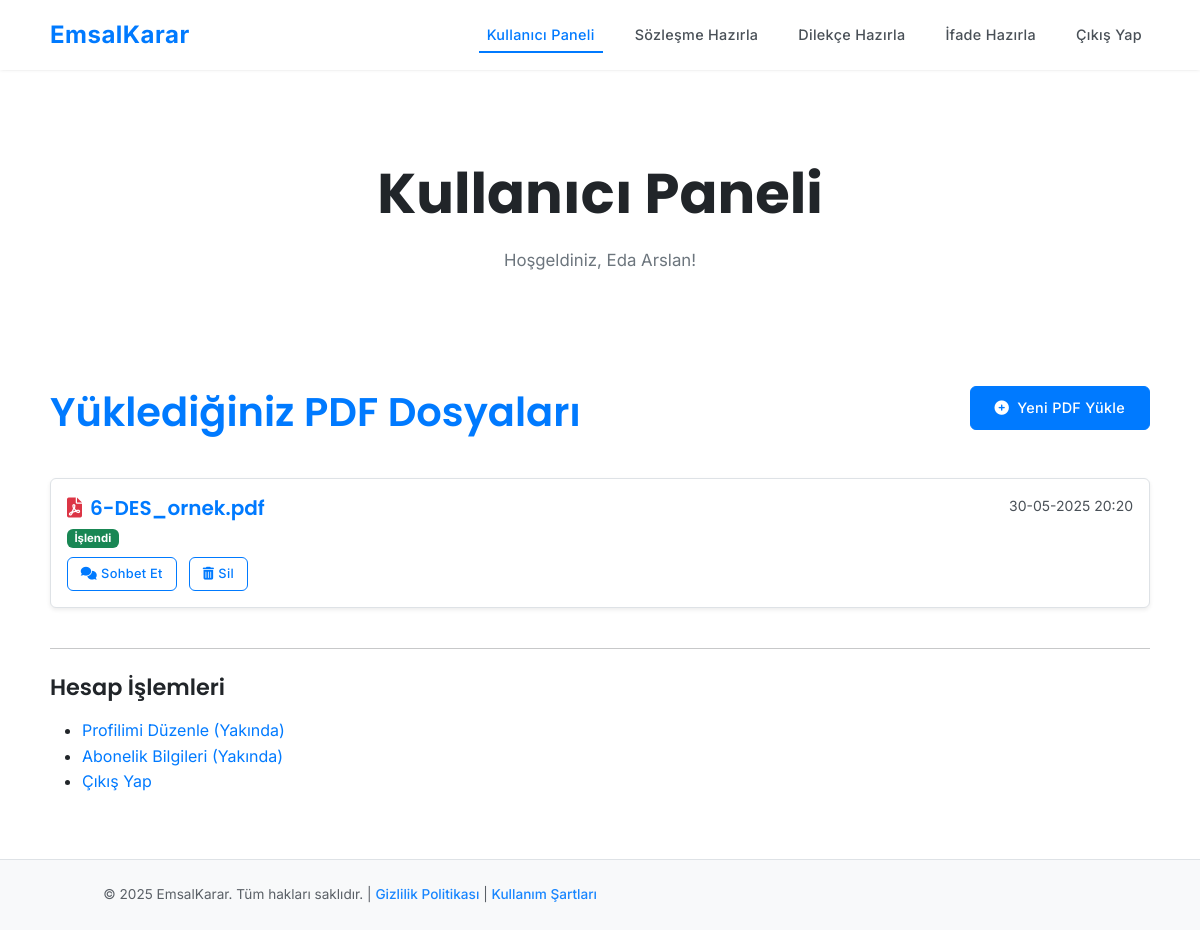
Page /dashboard/index (signed in) on the committed database.
### models.py (models this page shows, shortened)
class User(UserMixin, db.Model):
    __tablename__ = 'users'  # Explicit table name
    id = db.Column(db.Integer, primary_key=True)
    full_name = db.Column(db.String(100), nullable=False)
    email = db.Column(db.String(120), unique=True, nullable=False, index=True)
    password_hash = db.Column(db.String(256)) # Increased length for potentially stronger hashes
    created_at = db.Column(db.DateTime, default=datetime.datetime.utcnow)
    is_deleted = db.Column(db.Boolean, default=False, nullable=False, index=True)
    deleted_at = db.Column(db.DateTime, nullable=True)
    pdf_documents = relationship("PDFDocument", back_populates="user", cascade="all, delete-orphan") # Cascade will be handled by soft delete logic
    chat_messages = relationship("ChatMessage", back_populates="user", cascade="all, delete-orphan") # This might change if ChatMessage links to ChatSession
    chat_sessions = relationship("ChatSession", back_populates="user", cascade="all, delete-orphan")
    contracts = relationship("Contract", back_populates="user", cascade="all, delete-orphan")
    dilekceler = relationship("Dilekce", back_populates="user", cascade="all, delete-orphan")
    ifadeler = relationship("Ifade", back_populates="user", cascade="all, delete-orphan") # Added for Ifade model

class PDFDocument(db.Model):
    __tablename__ = 'pdf_documents'
    id = db.Column(db.Integer, primary_key=True)
    user_id = db.Column(db.Integer, db.ForeignKey('users.id'), nullable=False, index=True)
    filename = db.Column(db.String(255), nullable=False)
    original_filename = db.Column(db.String(255), nullable=False) # To store the user's original file name
    file_hash = db.Column(db.String(64), nullable=False, index=True) # SHA-256 hash
    filepath = db.Column(db.String(512), nullable=False) # Path where the file is stored on the server
    upload_date = db.Column(db.DateTime, default=datetime.datetime.utcnow, index=True)
    processed = db.Column(db.Boolean, default=False, nullable=False) # To track if the PDF has been processed by Langchain
    vector_db_collection_name = db.Column(db.String(100)) # Name of the ChromaDB collection for this PDF
    is_deleted = db.Column(db.Boolean, default=False, nullable=False, index=True) # For soft delete of metadata
    deleted_at = db.Column(db.DateTime, nullable=True)
    user = relationship("User", back_populates="pdf_documents")
    chat_messages = relationship("ChatMessage", back_populates="pdf_document") # Removed cascade, will be handled by ChatSession
    chat_sessions = relationship("ChatSession", back_populates="pdf_document", cascade="all, delete-orphan")

### dashboard_routes.py (the view)
@dashboard_bp.route('/')
@dashboard_bp.route('/index')
def index():
    user_pdfs = PDFDocument.query.filter_by(user_id=current_user.id, is_deleted=False).order_by(PDFDocument.upload_date.desc()).all()
    return render_template('dashboard.html', title='Kullanıcı Paneli', user_pdfs=user_pdfs)

### dashboard_routes.py (called while the page is built)
@dashboard_bp.before_request
@login_required # Ensures all routes in this blueprint require login
def require_login():
    pass

### templates/dashboard.html (shortened to what this page needs)
{% extends "partials/header.html" %}
{% block head_extra %}
    <link rel="stylesheet" href="https://cdnjs.cloudflare.com/ajax/libs/font-awesome/6.0.0-beta3/css/all.min.css">
{% endblock %}
{% block content %}
<div class="container mt-4">
    <section class="page-header mb-4">
        <h1>{{ title | default('Kullanıcı Paneli') }}</h1>
        <p class="lead text-secondary">Hoşgeldiniz, {{ current_user.full_name }}!</p>
    </section>
    <section class="content-section">
        <div class="row mb-3">
            <div class="col">
                <h2>Yüklediğiniz PDF Dosyaları</h2>
            </div>
            <div class="col text-end">
                <a href="{{ url_for('dashboard.upload_pdf') }}" class="btn btn-primary">
                    <i class="fas fa-plus-circle me-2"></i>Yeni PDF Yükle
                </a>
            </div>
        </div>
        {% if user_pdfs %}
            <div class="list-group">
                {% for pdf in user_pdfs %}
                    <div class="list-group-item list-group-item-action flex-column align-items-start mb-3 p-3 border rounded shadow-sm">
                        <div class="d-flex w-100 justify-content-between">
                            <h5 class="mb-1">
                                <a href="{{ url_for('chat.chat_with_pdf', pdf_id=pdf.id) }}" class="text-decoration-none">
                                    <i class="fas fa-file-pdf text-danger me-2"></i>{{ pdf.original_filename }}
                                </a>
                            </h5>
                            <small class="text-muted">{{ pdf.upload_date.strftime('%d-%m-%Y %H:%M') }}</small>
                        </div>
                        <p class="mb-1">
                            {% if pdf.processed %}
                                <span class="badge bg-success">İşlendi</span>
                            {% else %}
                                <span class="badge bg-warning text-dark">İşleniyor...</span>
                            {% endif %}
                        </p>
                        <div class="mt-2">
                            <a href="{{ url_for('chat.chat_with_pdf', pdf_id=pdf.id) }}" class="btn btn-sm btn-outline-primary me-2">
                                <i class="fas fa-comments me-1"></i>Sohbet Et
                            </a>
                            <button type="button" class="btn btn-sm btn-outline-danger" data-bs-toggle="modal" data-bs-target="#deletePdfModal-{{ pdf.id }}">
                                <i class="fas fa-trash-alt me-1"></i>Sil
                            </button>
                        </div>
                    </div>
                {% endfor %}
            </div>
        {% else %}
            <div class="alert alert-info" role="alert">
                Henüz hiç PDF dosyası yüklemediniz. <a href="{{ url_for('dashboard.upload_pdf') }}" class="alert-link">Hemen bir tane yükleyin!</a>
            </div>
        {% endif %}
        <hr class="my-4">
        <div>
            <h4>Hesap İşlemleri</h4>
            <ul>
                <li><a href="#">Profilimi Düzenle (Yakında)</a></li>
                <li><a href="#">Abonelik Bilgileri (Yakında)</a></li>
                <li><a href="{{ url_for('auth.logout') }}">Çıkış Yap</a></li>
            </ul>
        </div>
    </section>
</div>
{% endblock %}

### templates/partials/header.html (shortened to what this page needs)
<!DOCTYPE html>
<html lang="tr">
<head>
    <link href="https://cdn.jsdelivr.net/npm/bootstrap@5.3.2/dist/css/bootstrap.min.css" rel="stylesheet">
    <link rel="stylesheet" href="https://cdn.jsdelivr.net/npm/bootstrap-icons@1.11.1/font/bootstrap-icons.css">
    <link rel="stylesheet" href="{{ url_for('static', filename='css/main.css') }}">
    {% block head_extra %}{% endblock %}
</head>
<body>
    {% include 'partials/navbar.html' %}
    <main role="main" class="container-fluid">
        {% block content %}{% endblock %}
    </main>
    {% include 'partials/footer.html' %}
</body>
</html>

### templates/partials/navbar.html (shortened to what this page needs)
<nav class="navbar navbar-expand-lg fixed-top">
  <div class="container">
    <a class="navbar-brand" href="{{ url_for('main.index') }}">EmsalKarar</a>
    <div class="collapse navbar-collapse" id="navbarNav">
      <ul class="navbar-nav ms-auto">
        {% if current_user.is_authenticated %}
          <li class="nav-item ms-lg-3">
            <a class="nav-link {% if request.blueprint == 'dashboard' %}active{% endif %}" href="{{ url_for('dashboard.index') }}">Kullanıcı Paneli</a>
          </li>
          <li class="nav-item">
            <a class="nav-link {% if request.blueprint == 'contract' %}active{% endif %}" href="{{ url_for('contract.index') }}">Sözleşme Hazırla</a>
          </li>
          <li class="nav-item">
            <a class="nav-link {% if request.blueprint == 'dilekce' %}active{% endif %}" href="{{ url_for('dilekce.dilekce_hub') }}">Dilekçe Hazırla</a>
          </li>
          <li class="nav-item">
            <a class="nav-link {% if request.blueprint == 'ifade' %}active{% endif %}" href="{{ url_for('ifade.ifade_hub') }}">İfade Hazırla</a>
          </li>
          <li class="nav-item">
            <a class="nav-link" href="{{ url_for('auth.logout') }}">Çıkış Yap</a>
          </li>
        {% endif %}
      </ul>
    </div>
  </div>
</nav>

### templates/partials/footer.html
<footer>
  <div class="container">
    <p class="mb-0">&copy; {{ now.year if now else '2025' }} EmsalKarar. Tüm hakları saklıdır. | <a href="#">Gizlilik Politikası</a> | <a href="#">Kullanım Şartları</a></p>
  </div>
</footer>

### rows in the picture
User: full_name "Eda Arslan"
PDFDocument: original_filename "6-DES_ornek.pdf", upload_date "30-05-2025 20:20", processed "İşlendi"

### other values in the picture
{{ title | default('Kullanıcı Paneli') }} "Kullanıcı Paneli"
{{ now.year if now else '2025' }} "2025"
